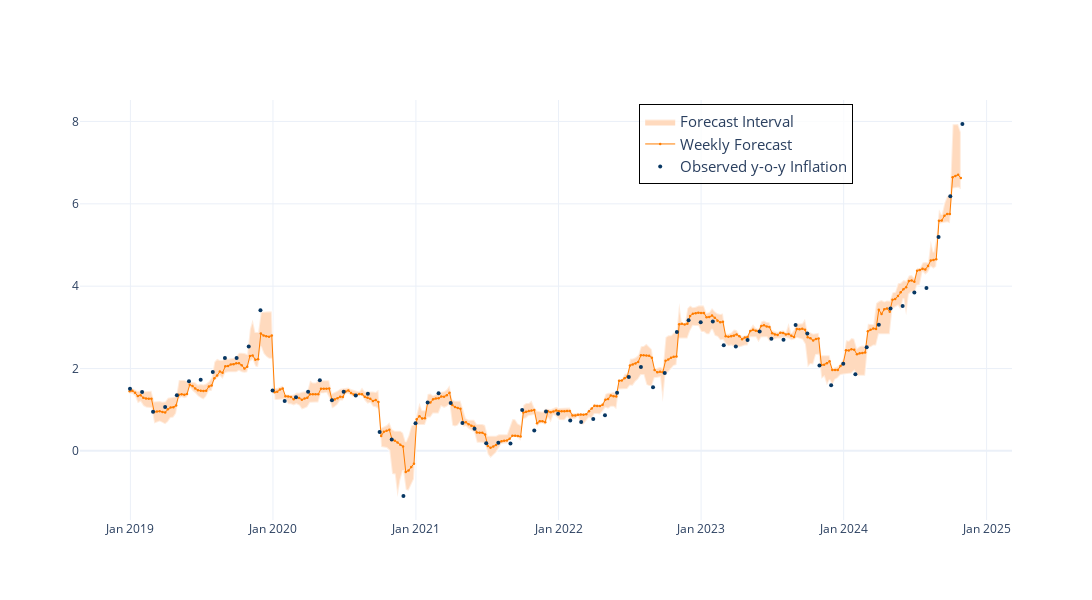

Here is the notebook cell this chart was saved with:
### Markdown cell above
#### Weekly Forecast

### Code cell
fig1 = go.Figure()
# Add the forecast interval fill
fig1.add_trace(go.Scatter(
    x=weekly_forecast.index.tolist() + weekly_forecast.index[::-1].tolist(),
    y=weekly_forecast["min"].tolist() + weekly_forecast["max"][::-1].tolist(),
    fill='toself',
    fillcolor='#ffdabe',
    line=dict(color='rgba(255,255,255,0.5)'),
    hoverinfo="skip",
    showlegend=True,
    name="Forecast Interval"
))
# Add the high-frequency forecast line
fig1.add_trace(go.Scatter(
    x=weekly_forecast.index, 
    y=weekly_forecast["w_avg_best"], 
    mode='lines+markers', 
    name="Weekly Forecast", 
    line=dict(color='#ff7d00', width=1.0),
    marker=dict(size=2.5)
))
# Add the y-o-y inflation line
fig1.add_trace(go.Scatter(
    x=df.loc['2018-12-30':, ].index, 
    y=df.loc['2018-12-30':, "ipc_all"], 
    mode='markers', 
    name="Observed y-o-y Inflation", 
    line=dict(color='#073763', width=0.8),
    marker=dict(size=4)
))
# Update layout for better visualization
fig1.update_layout(
    #title='High-frequency Inflation Forecast and y-o-y Inflation',
    #xaxis_title='Date',
    #yaxis_title='%',
    #legend_title='Legend',
    template='plotly_white',
    width=1200, 
    height=600,
    legend=dict(
        x=0.6,
        y=0.99,
        bgcolor='rgba(255, 255, 255, 0.8)',
        font=dict(size=15),
        bordercolor='black',
        borderwidth=1
    )
)
# Update x-axis to show dates in the desired format
fig1.update_xaxes(tickformat='%b %Y')
# Show the plot
fig1.show()

# Save the plot as an image
fig1.write_image('./Images/F1_Weekly_Forecast.png', format='png', scale=3)

### Figure 1 — Plotly figure (JSON) as saved in the notebook; plotly's stock layout.template omitted (floating-point values rounded to 4 significant figures; data arrays with more than 128 entries replaced by an {"elided": "..."} marker saying what was removed)
{"data": [{"fill": "toself", "fillcolor": "#ffdabe", "hoverinfo": "skip", "line": {"color": "rgba(255,255,255,0.5)"}, "name": "Forecast Interval", "showlegend": true, "type": "scatter", "x": {"elided": "610 str values"}, "y": {"elided": "610 float values"}}, {"line": {"color": "#ff7d00", "width": 1}, "marker": {"size": 2.5}, "mode": "lines+markers", "name": "Weekly Forecast", "type": "scatter", "x": {"elided": "305 str values"}, "y": {"elided": "305 float values"}}, {"line": {"color": "#073763", "width": 0.8}, "marker": {"size": 4}, "mode": "markers", "name": "Observed y-o-y Inflation", "type": "scatter", "x": ["2018-12-31", "2019-01-31", "2019-02-28", "2019-03-31", "2019-04-30", "2019-05-31", "2019-06-30", "2019-07-31", "2019-08-31", "2019-09-30", "2019-10-31", "2019-11-30", "2019-12-31", "2020-01-31", "2020-02-29", "2020-03-31", "2020-04-30", "2020-05-31", "2020-06-30", "2020-07-31", "2020-08-31", "2020-09-30", "2020-10-31", "2020-11-30", "2020-12-31", "2021-01-31", "2021-02-28", "2021-03-31", "2021-04-30", "2021-05-31", "2021-06-30", "2021-07-31", "2021-08-31", "2021-09-30", "2021-10-31", "2021-11-30", "2021-12-31", "2022-01-31", "2022-02-28", "2022-03-31", "2022-04-30", "2022-05-31", "2022-06-30", "2022-07-31", "2022-08-31", "2022-09-30", "2022-10-31", "2022-11-30", "2022-12-31", "2023-01-31", "2023-02-28", "2023-03-31", "2023-04-30", "2023-05-31", "2023-06-30", "2023-07-31", "2023-08-31", "2023-09-30", "2023-10-31", "2023-11-30", "2023-12-31", "2024-01-31", "2024-02-29", "2024-03-31", "2024-04-30", "2024-05-31", "2024-06-30", "2024-07-31", "2024-08-31", "2024-09-30", "2024-10-31"], "y": [1.507, 1.428, 0.9509, 1.063, 1.349, 1.691, 1.73, 1.918, 2.253, 2.258, 2.538, 3.412, 1.469, 1.21, 1.301, 1.435, 1.715, 1.229, 1.437, 1.346, 1.388, 0.4567, 0.2757, -1.096, 0.6705, 1.172, 1.399, 1.162, 0.6778, 0.5365, 0.1871, 0.199, 0.1771, 0.9905, 0.4926, 0.9587, 0.901, 0.7404, 0.7015, 0.774, 0.8664, 1.414, 1.792, 2.039, 1.548, 1.894, 2.887, 3.171, 3.123, 3.145, 2.565, 2.535, 2.695, 2.897, 2.725, 2.701, 3.058, 2.848, 2.075, 1.594, 2.118, 1.863, 2.517, 3.063, 3.46, 3.517, 3.844, 3.954, 5.193, 6.182, 7.939]}], "layout": {"height": 600, "legend": {"bgcolor": "rgba(255, 255, 255, 0.8)", "bordercolor": "black", "borderwidth": 1, "font": {"size": 15}, "x": 0.6, "y": 0.99}, "width": 1200, "xaxis": {"tickformat": "%b %Y"}}}
